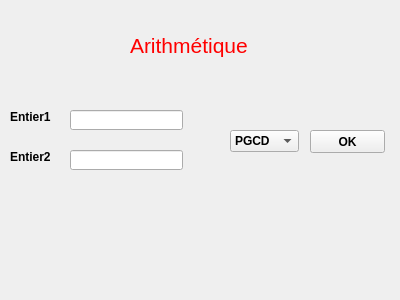
<?xml version="1.0" encoding="UTF-8"?>
<ui version="4.0">
 <class>Form</class>
 <widget class="QWidget" name="Form">
  <property name="geometry">
   <rect>
    <x>0</x>
    <y>0</y>
    <width>400</width>
    <height>300</height>
   </rect>
  </property>
  <property name="windowTitle">
   <string>Form</string>
  </property>
  <widget class="QLabel" name="label">
   <property name="geometry">
    <rect>
     <x>130</x>
     <y>20</y>
     <width>141</width>
     <height>51</height>
    </rect>
   </property>
   <property name="text">
    <string>&lt;html&gt;&lt;head/&gt;&lt;body&gt;&lt;p&gt;&lt;span style=&quot; font-size:16pt; color:#ff0000;&quot;&gt;Arithmétique&lt;/span&gt;&lt;/p&gt;&lt;/body&gt;&lt;/html&gt;</string>
   </property>
  </widget>
  <widget class="QLineEdit" name="a">
   <property name="geometry">
    <rect>
     <x>70</x>
     <y>110</y>
     <width>113</width>
     <height>20</height>
    </rect>
   </property>
  </widget>
  <widget class="QLineEdit" name="b">
   <property name="geometry">
    <rect>
     <x>70</x>
     <y>150</y>
     <width>113</width>
     <height>20</height>
    </rect>
   </property>
  </widget>
  <widget class="QComboBox" name="c">
   <property name="geometry">
    <rect>
     <x>230</x>
     <y>130</y>
     <width>69</width>
     <height>22</height>
    </rect>
   </property>
   <property name="font">
    <font>
     <family>MS Sans Serif</family>
     <weight>75</weight>
     <bold>true</bold>
    </font>
   </property>
   <item>
    <property name="text">
     <string>PGCD</string>
    </property>
   </item>
   <item>
    <property name="text">
     <string>PPCM</string>
    </property>
   </item>
  </widget>
  <widget class="QPushButton" name="aff">
   <property name="geometry">
    <rect>
     <x>310</x>
     <y>130</y>
     <width>75</width>
     <height>23</height>
    </rect>
   </property>
   <property name="font">
    <font>
     <family>MS Sans Serif</family>
     <weight>75</weight>
     <bold>true</bold>
    </font>
   </property>
   <property name="text">
    <string>OK</string>
   </property>
  </widget>
  <widget class="QLabel" name="label_2">
   <property name="geometry">
    <rect>
     <x>10</x>
     <y>110</y>
     <width>47</width>
     <height>13</height>
    </rect>
   </property>
   <property name="font">
    <font>
     <family>MS Sans Serif</family>
     <weight>75</weight>
     <bold>true</bold>
    </font>
   </property>
   <property name="text">
    <string>Entier1</string>
   </property>
  </widget>
  <widget class="QLabel" name="label_3">
   <property name="geometry">
    <rect>
     <x>10</x>
     <y>150</y>
     <width>47</width>
     <height>13</height>
    </rect>
   </property>
   <property name="font">
    <font>
     <family>MS Sans Serif</family>
     <weight>75</weight>
     <bold>true</bold>
    </font>
   </property>
   <property name="text">
    <string>Entier2</string>
   </property>
  </widget>
  <widget class="QLabel" name="res">
   <property name="geometry">
    <rect>
     <x>20</x>
     <y>190</y>
     <width>361</width>
     <height>81</height>
    </rect>
   </property>
   <property name="text">
    <string/>
   </property>
  </widget>
 </widget>
 <resources/>
 <connections/>
</ui>
